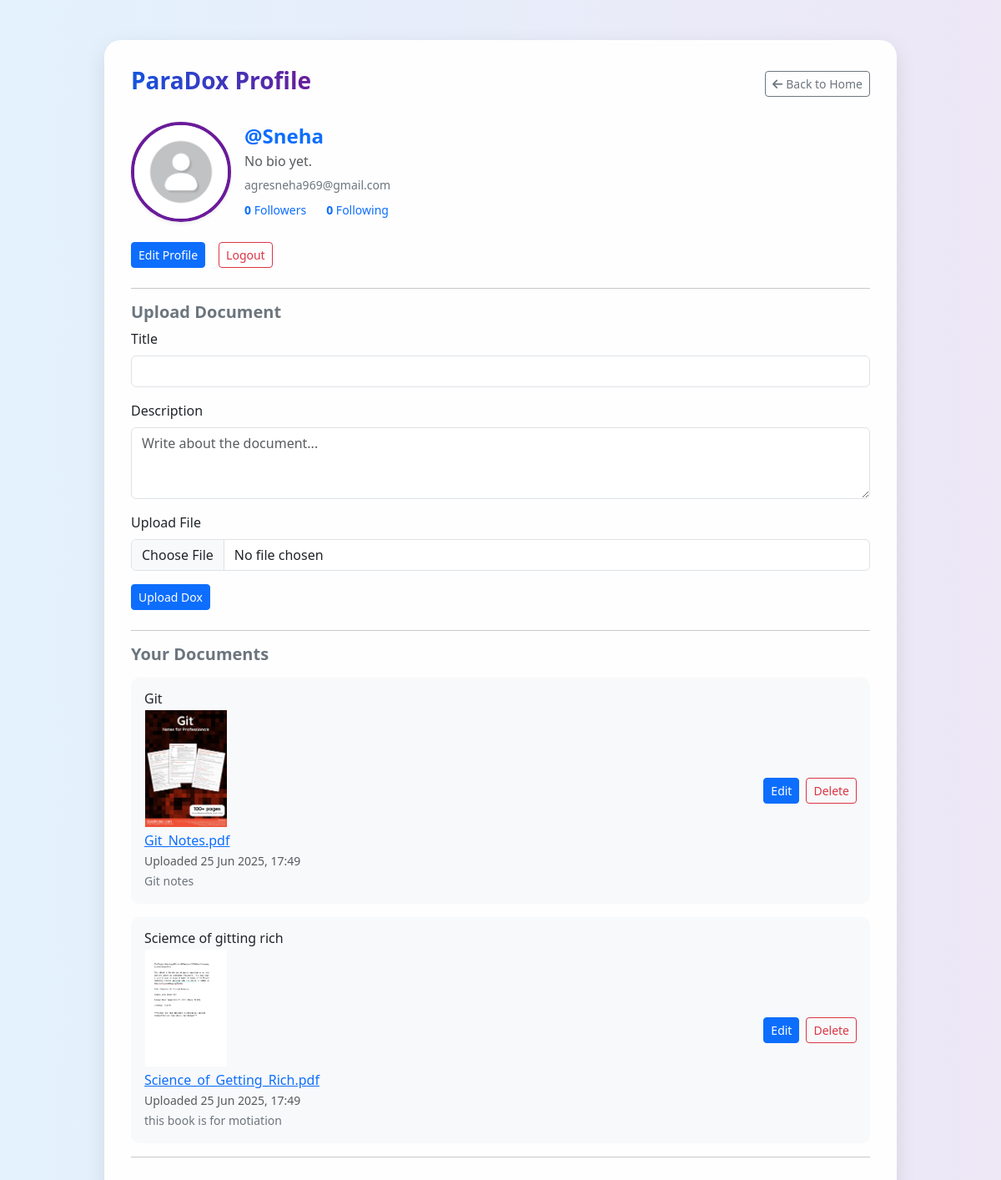
Page /profile/ (signed in) on the earlier database version.
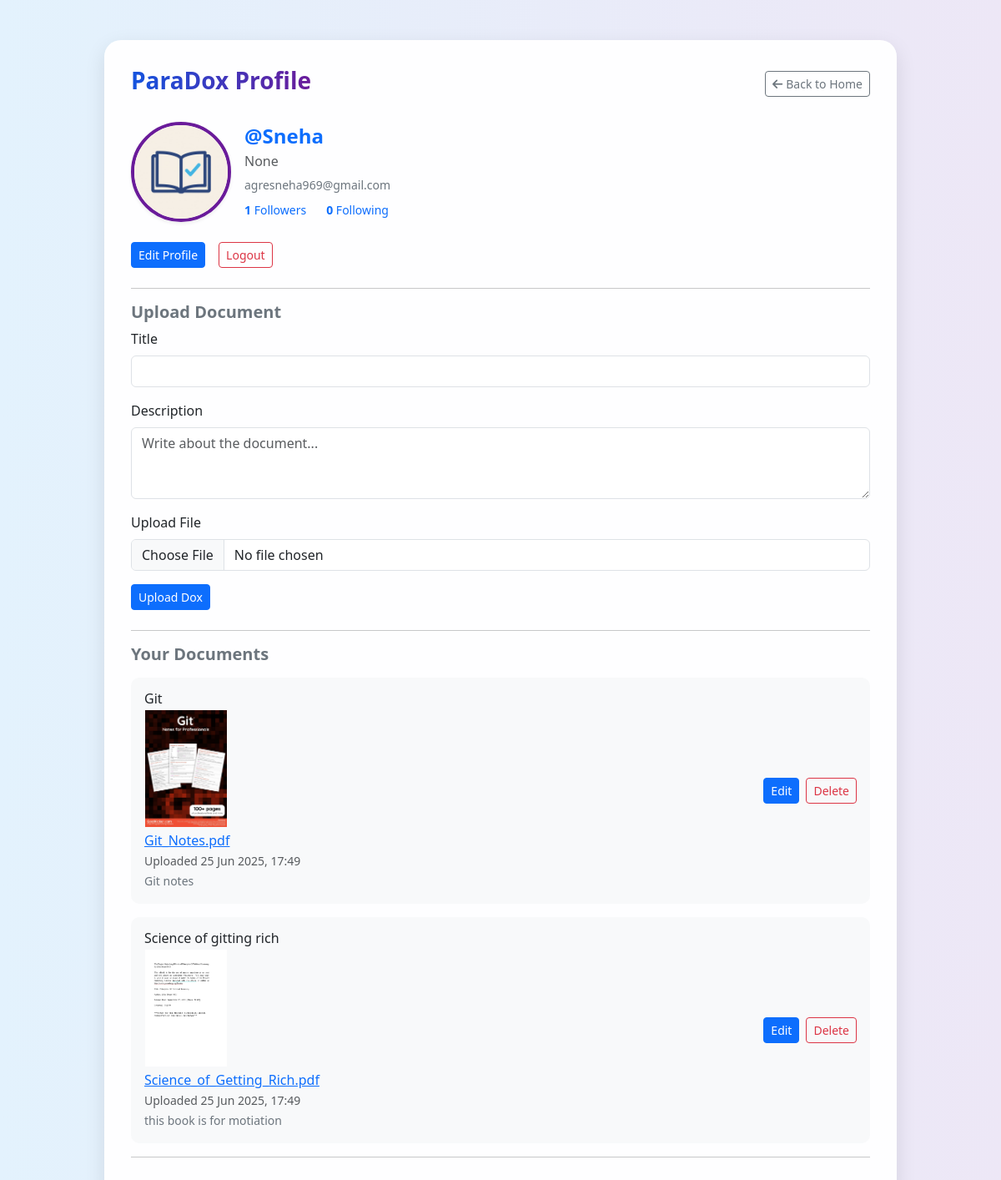
Same page on the later database version.
### apps/dashboard/models.py (models this page shows)
class User(models.Model):
    email = models.EmailField(unique=True)
    name = models.CharField(max_length=100, default="User", null=True, blank=True)
    mobile = models.CharField(max_length=14, unique=True)
    password = models.CharField(max_length=255)
    otp = models.IntegerField(null=True, blank=True)
    is_active = models.BooleanField(default=False)
    followers = models.ManyToManyField('self', symmetrical=False, related_name='following', blank=True)
    bio = models.TextField(blank=True, null=True)
    profile_image = models.ImageField(upload_to='profile_images/',blank=True, null=True)
    from django.db import models

class Document(models.Model):
    user = models.ForeignKey(User, on_delete=models.CASCADE)
    file = models.FileField(upload_to='documents/')
    title = models.CharField(max_length=100)
    description = models.TextField(blank=True)
    file = models.FileField(upload_to='documents/')
    thumbnail = models.ImageField(upload_to='thumbnails/', blank=True, null=True)
    uploaded_at = models.DateTimeField(auto_now_add=True)

### apps/dashboard/views.py (the view, shortened to what this page needs)
# urls.py: path('profile/', views.profile, name='profile'),
@login_required
def profile(request):
    user = User.objects.get(id=request.session['user_id'])
    uploaded_docs = Document.objects.filter(user=user).order_by('-uploaded_at')
    return render(request, 'dashboard/profile.html', {
        'user': user,
        'uploaded_docs': uploaded_docs,
        'followers_count': user.followers.count(),
        'following_count': user.following.count(),
        'followers': user.followers.all(),
        'following': user.following.all()
    })

### apps/dashboard/context_processors.py (called while the page is built)
def current_user(request):
    user_id = request.session.get('user_id')
    if user_id:
        try:
            user = User.objects.get(id=user_id)
            return {'user': user}
        except User.DoesNotExist:
            return {}
    return {}

### apps/dashboard/views.py (called while the page is built)
def login_required(view_func):
    @wraps(view_func)
    def wrapper(request, *args, **kwargs):
        if 'user_id' not in request.session:
            return redirect('sign_in')
        return view_func(request, *args, **kwargs)
    return wrapper

### apps/dashboard/templates/dashboard/profile.html (shortened to what the changed rows need)
{% load static %}
<!DOCTYPE html>
<html lang="en">
<head>
  <link href="https://cdn.jsdelivr.net/npm/bootstrap@5.3.3/dist/css/bootstrap.min.css" rel="stylesheet">
</head>
<body>
  <div class="container py-5">
    <div class="row justify-content-center">
      <div class="col-lg-10 glass">
        <div class="d-flex align-items-center mb-4">
          {% if user.profile_image and 'default-profile-icon.jpg' not in user.profile_image.url %}
            <img src="{{ user.profile_image.url }}" class="profile-img-lg shadow-sm" alt="Profile">
          {% else %}
            <img src="{% static 'dashboard/images/default-profile-icon.jpg' %}" class="profile-img-lg shadow-sm" alt="Default">
          {% endif %}
          <div>
            <h4 class="fw-bold text-primary mb-1">@{{ user.name }}</h4>
            <p class="text-muted mb-1">{{ user.bio|default:"No bio yet." }}</p>
            <small class="text-secondary">{{ user.email }}</small>
            <div class="d-flex gap-4 mt-2 small">
              <a href="#" data-bs-toggle="modal" data-bs-target="#followersModal" class="text-decoration-none">
                <strong>{{ followers_count }}</strong> Followers
              </a>
              <a href="#" data-bs-toggle="modal" data-bs-target="#followingModal" class="text-decoration-none">
              </a>
            </div>
          </div>
        </div>
        {% if uploaded_docs %}
          {% for doc in uploaded_docs %}
          <div class="rounded-section mb-3 d-flex justify-content-between align-items-center">
            <div>
              <h6 class="mb-1">{{ doc.title }}</h6>
              {% if doc.thumbnail %}
              <img src="{{ doc.thumbnail.url }}" alt="Preview" class="doc-preview mb-1">
              {% else %}
              <img src="{% static 'dashboard/images/default-thumbnail.png' %}" alt="Preview" class="doc-preview mb-1">
              {% endif %}
              <br>
              <a href="{{ doc.file.url }}" target="_blank">{{ doc.file.name|slice:"10:" }}</a><br>
              <small class="text-muted">Uploaded {{ doc.uploaded_at|date:"d M Y, H:i" }}</small><br>
              <small class="text-secondary">{{ doc.description }}</small>
            </div>
            <div class="d-flex gap-2">
              <a href="{% url 'update_document' doc.id %}" class="btn btn-sm btn-primary">Edit</a>
              <form method="POST" action="{% url 'delete_document' doc.id %}">
                <button class="btn btn-sm btn-outline-danger">Delete</button>
              </form>
            </div>
          </div>
          {% endfor %}
        {% else %}
          <p class="text-muted">You haven't uploaded any documents yet.</p>
        {% endif %}
      </div>
    </div>
  </div>
</body>
</html>

Differences in the rows shown:
changed User "Sneha": profile_image: picture added; bio "No bio yet." → "None"
changed Document "Science_of_Getting_Rich.pdf": title "Sciemce of gitting rich" → "Science of gitting rich"
Other differences:
{{ followers_count }}: "0" → "1"
